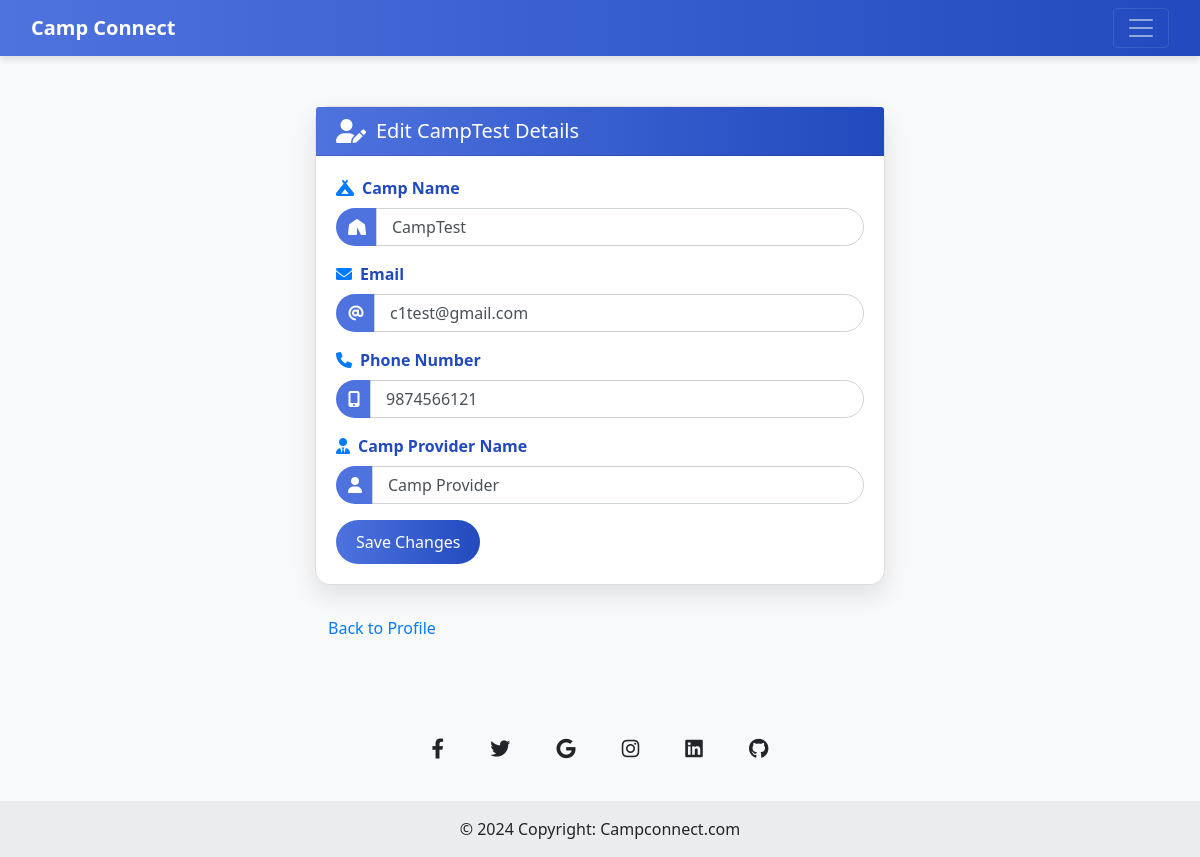
Screenshot of /Camp/profile/3/edit/ with the database file from the repository.
### Camp/models.py (models this page shows)
class Camp(models.Model):
    camp_name = models.CharField(max_length=150)
    email = models.EmailField(unique=True)
    phone_number = models.CharField(max_length=15)
    camp_regno = models.CharField(max_length=100, unique=True)
    camp_provider_name = models.CharField(max_length=150)
    password = models.CharField(max_length=100)
    date_registered = models.DateTimeField(auto_now_add=True)
    vstatus=models.IntegerField(default=0)

### Camp/views.py (the view, shortened to what this page needs)
# urls.py: path('profile/<int:camp_id>/edit/',views. edit_camp_details_view, name='edit_camp_details'),
def edit_camp_details_view(request, camp_id):
    camp = get_object_or_404(Camp, id=camp_id)
    return render(request, 'Camp/edit_camp_details.html', {'camp': camp})

### Camp/templates/Camp/edit_camp_details.html (shortened to what this page needs)
{% extends "Camp/base.html"%}
{% block navbar%}
<!DOCTYPE html>
<html lang="en">
<head>
    <link rel="stylesheet" href="https://cdnjs.cloudflare.com/ajax/libs/font-awesome/6.0.0/css/all.min.css">
    <link href="https://stackpath.bootstrapcdn.com/bootstrap/4.5.2/css/bootstrap.min.css" rel="stylesheet">
</head>
<body>
    <div class="container edit-profile-container">
        <div class="card">
            <div class="card-header">
                <i class="fas fa-user-edit"></i>
                <h5 class="mb-0">Edit {{ camp.camp_name }} Details</h5>
            </div>
            <div class="card-body">
                <form id="editCampForm" method="POST" novalidate>
                    <div class="form-group">
                        <label for="camp_name" class="form-label">
                            <i class="fas fa-campground text-primary mr-2"></i>Camp Name
                        </label>
                        <div class="input-group">
                            <div class="input-group-prepend">
                                <span class="input-group-text"><i class="fas fa-tent"></i></span>
                            </div>
                            <input type="text"
                                   class="form-control"
                                   id="camp_name"
                                   name="camp_name"
                                   value="{{ camp.camp_name }}"
                                   required
                                   minlength="3"
                                   pattern="[A-Za-z0-9\s]+"
                                   title="Camp name must be at least 3 characters long and contain only letters, numbers, and spaces">
                        </div>
                    </div>
                    <div class="form-group">
                        <label for="email" class="form-label">
                            <i class="fas fa-envelope text-primary mr-2"></i>Email
                        </label>
                        <div class="input-group">
                            <div class="input-group-prepend">
                                <span class="input-group-text"><i class="fas fa-at"></i></span>
                            </div>
                            <input type="email"
                                   class="form-control"
                                   id="email"
                                   name="email"
                                   value="{{ camp.email }}"
                                   required
                                   pattern="[a-z0-9._%+-]+@[a-z0-9.-]+\.[a-z]{2,}$">
                        </div>
                    </div>
                    <div class="form-group">
                        <label for="phone_number" class="form-label">
                            <i class="fas fa-phone text-primary mr-2"></i>Phone Number
                        </label>
                        <div class="input-group">
                            <div class="input-group-prepend">
                                <span class="input-group-text"><i class="fas fa-mobile-alt"></i></span>
                            </div>
                            <input type="tel"
                                   class="form-control"
                                   id="phone_number"
                                   name="phone_number"
                                   value="{{ camp.phone_number }}"
                                   required
                                   pattern="[0-9]{10}"
                                   title="Phone number must be 10 digits">
                        </div>
                    </div>
                    <div class="form-group">
                        <label for="camp_provider_name" class="form-label">
                            <i class="fas fa-user-tie text-primary mr-2"></i>Camp Provider Name
                        </label>
                        <div class="input-group">
                            <div class="input-group-prepend">
                                <span class="input-group-text"><i class="fas fa-user"></i></span>
                            </div>
                            <input type="text"
                                   class="form-control"
                                   id="camp_provider_name"
                                   name="camp_provider_name"
                                   value="{{ camp.camp_provider_name }}"
                                   required
                                   minlength="3"
                                   pattern="[A-Za-z\s]+"
                                   title="Provider name must be at least 3 characters long and contain only letters and spaces">
                        </div>
                    </div>
                    <button type="submit" class="btn btn-primary">Save Changes</button>
                </form>
            </div>
        </div>
        <a href="{% url 'Camp:camp_profile' %}" class="btn btn-link mt-4">Back to Profile</a>
    </div>
<footer class="text-center bg-body-tertiary">
  <div class="container pt-4">
    <section class="mb-4">
      <a
        data-mdb-ripple-init
        class="btn btn-link btn-floating btn-lg text-body m-1"
        href="#!"
        role="button"
        data-mdb-ripple-color="dark"
        ><i class="fab fa-facebook-f"></i
      ></a>
      <a
        data-mdb-ripple-init
        class="btn btn-link btn-floating btn-lg text-body m-1"
        href="#!"
        role="button"
        data-mdb-ripple-color="dark"
        ><i class="fab fa-twitter"></i
      ></a>
      <a
        data-mdb-ripple-init
        class="btn btn-link btn-floating btn-lg text-body m-1"
        href="#!"
        role="button"
        data-mdb-ripple-color="dark"
        ><i class="fab fa-google"></i
      ></a>
      <a
        data-mdb-ripple-init
        class="btn btn-link btn-floating btn-lg text-body m-1"
        href="#!"
        role="button"
        data-mdb-ripple-color="dark"
        ><i class="fab fa-instagram"></i
      ></a>
      <a
        data-mdb-ripple-init
        class="btn btn-link btn-floating btn-lg text-body m-1"
        href="#!"
        role="button"
        data-mdb-ripple-color="dark"
        ><i class="fab fa-linkedin"></i
      ></a>
      <a
        data-mdb-ripple-init
        class="btn btn-link btn-floating btn-lg text-body m-1"
        href="#!"
        role="button"
        data-mdb-ripple-color="dark"
        ><i class="fab fa-github"></i
      ></a>
    </section>
  </div>
  <div class="text-center p-3" style="background-color: rgba(0, 0, 0, 0.05);">
    © 2024 Copyright:
    <a class="text-body" href="www.campconnect.com">Campconnect.com</a>
  </div>
</footer>
</body>
</html>
{% endblock navbar%}

### Camp/templates/Camp/base.html (style rules this page uses)
body { background-color: #f8f9fa; font-family: 'Segoe UI', Tahoma, Geneva, Verdana, sans-serif; }

### Camp/templates/Camp/edit_camp_details.html (style rules this page uses)
:root { --primary-color: #4e73df; --secondary-color: #224abe; --light-background: #f8f9fa; }
body { background-color: var(--light-background); font-family: 'Segoe UI', Tahoma, Geneva, Verdana, sans-serif; }
.edit-profile-container { max-width: 600px; margin: 50px auto; perspective: 1000px; }
.card { border-radius: 15px; box-shadow: 0 10px 25px rgba(0,0,0,0.1); transition: all 0.3s ease; }
.card-header { background: linear-gradient(to right, var(--primary-color), var(--secondary-color)); color: white; border-top-left-radius: 15px; border-top-right-radius: 15px; display: flex; align-items: center; }
.card-header i { margin-right: 10px; font-size: 1.5rem; }
.form-label { font-weight: 600; color: var(--secondary-color); }
.form-control { border-radius: 25px; padding: 10px 15px; transition: all 0.3s ease; }
.input-group-text { background-color: var(--primary-color); color: white; border: none; border-radius: 25px 0 0 25px; }
.btn-primary { background: linear-gradient(to right, var(--primary-color), var(--secondary-color)); border: none; border-radius: 25px; padding: 10px 20px; transition: all 0.3s ease; }

### rows the page displays
Camp: camp_name "CampTest", email "c1test@gmail.com", phone_number "9874566121", camp_provider_name "Camp Provider"
